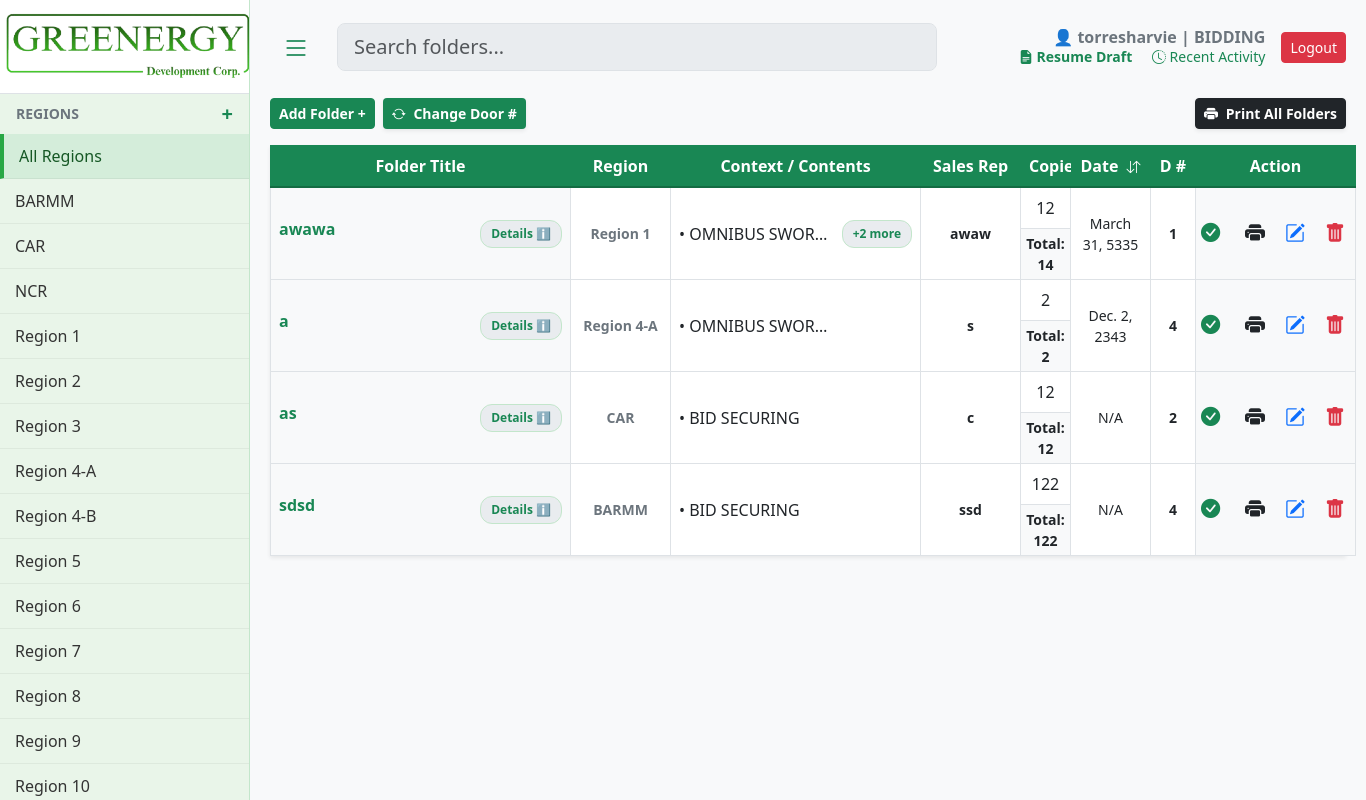
The page / (signed in) on the database as committed earlier.
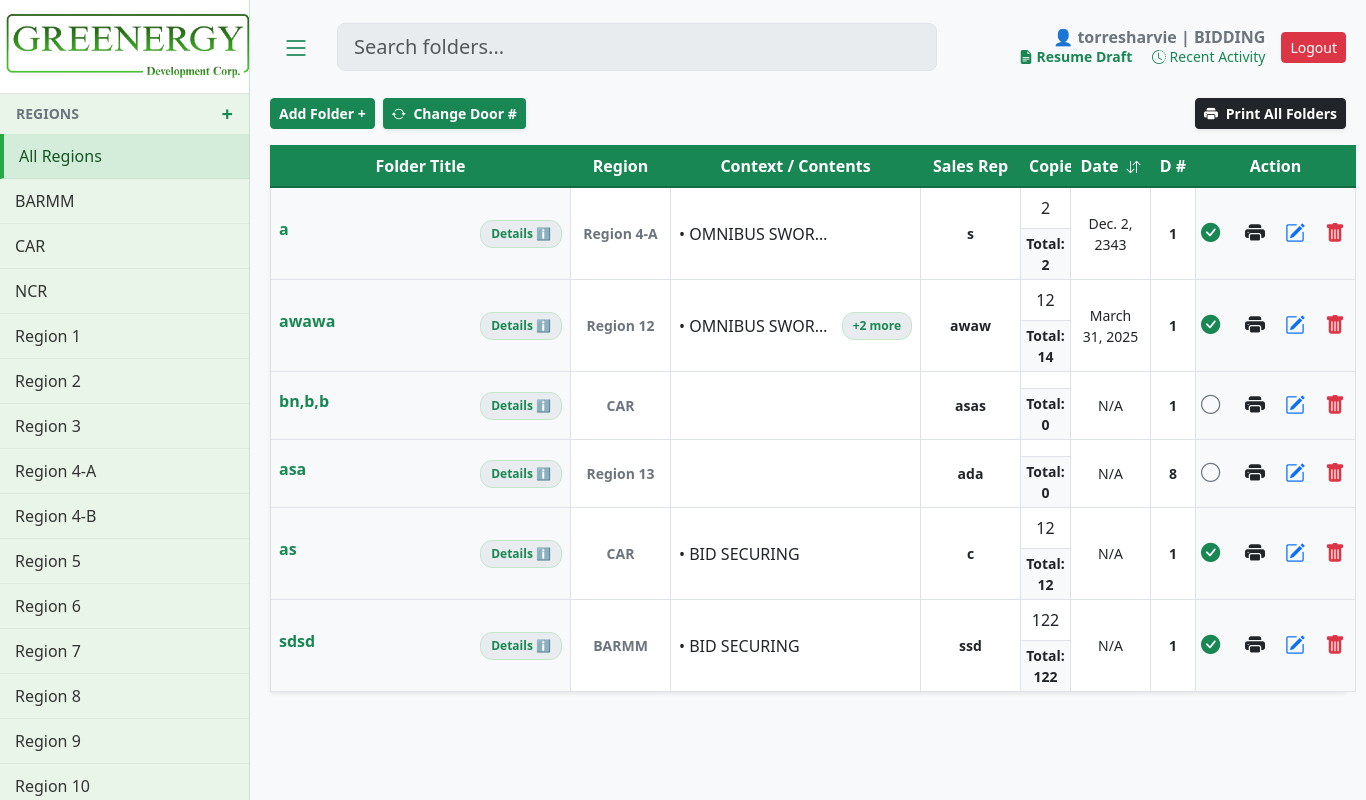
The same page on the database as committed later.
### core/models.py (models this page shows, shortened)
class Region(models.Model):
    name = models.CharField(max_length=255, unique=True)

class User(AbstractUser):
    department = models.TextField(blank=True, null=True)

class Envelope(models.Model):
    region = models.ForeignKey(Region, on_delete=models.CASCADE)
    title = models.TextField()
    created_at = models.DateTimeField(auto_now_add=True)
    is_printed = models.BooleanField(default=False)

class Document(models.Model):
    envelope = models.ForeignKey(Envelope, on_delete=models.CASCADE, related_name='documents')
    title = models.TextField(blank=True)
    content_context = models.TextField()
    num_pages = models.IntegerField(default=1)
    date_notarized = models.DateField(null=True, blank=True)
    file_upload = models.FileField(upload_to='docs/', blank=True, null=True)

class EnvelopeMeta(models.Model):
    envelope = models.ForeignKey(Envelope, on_delete=models.CASCADE, related_name='meta_details')
    project_entity = models.TextField(blank=True, null=True)
    procuring_entity = models.TextField(blank=True, null=True)
    sales_name = models.TextField(blank=True, null=True)
    door_number = models.TextField(blank=True, null=True)

### core/views.py (the view, shortened to what this page needs)
# urls.py: path('', views.dashboard, name='dashboard'),
@login_required
def dashboard(request):
    if not Region.objects.exists():
        ph_regions = ["NCR", "CAR", "Region I", "Region II", "Region III", "Region IV-A", "Region IV-B", "Region V", "Region VI", "Region VII", "Region VIII", "Region IX", "Region X", "Region XI", "Region XII", "Region XIII", "BARMM"]
        for r in ph_regions: Region.objects.create(name=r)
    if not DocumentType.objects.exists():
        DocumentType.objects.create(name="SECRETARY'S CERTIFICATE")
        DocumentType.objects.create(name="OMNIBUS SWORN STATEMENT")
    regions = sorted(Region.objects.all(), key=lambda r: [int(t) if t.isdigit() else t.lower() for t in re.split('(\d+)', r.name)])
    doc_types = DocumentType.objects.all().order_by('name')
    selected_region_id = request.GET.get('region')
    envelopes = Envelope.objects.prefetch_related('documents', 'meta_details').annotate(
        latest_doc_date=Max('documents__date_notarized')
    ).order_by(F('latest_doc_date').desc(nulls_last=True), '-id')
    if selected_region_id:
        envelopes = envelopes.filter(region_id=selected_region_id)
    query = request.GET.get('q')
    unique_doors = EnvelopeMeta.objects.values_list('door_number', flat=True).distinct().order_by('door_number')
    for env in envelopes:
        env.total_pages = sum(d.num_pages for d in env.documents.all())
    recent_activity = AuditLog.objects.select_related('user').order_by('-timestamp')[:20]
    return render(request, 'core/dashboard.html', {
        'regions': regions,
        'envelopes': envelopes,
        'doc_types': doc_types,
        'unique_doors': unique_doors, # Passed to template
        'selected_region_id': int(selected_region_id) if selected_region_id else None,
        'user': request.user,
        'recent_activity': recent_activity
    })

### core/templates/core/dashboard.html (shortened to what this page needs)
    {% load static %}
    <!DOCTYPE html>
    <html lang="en">
    <head>
        <link href="https://cdn.jsdelivr.net/npm/bootstrap@5.3.0/dist/css/bootstrap.min.css" rel="stylesheet">
        <link rel="stylesheet" href="https://cdn.jsdelivr.net/npm/bootstrap-icons@1.10.5/font/bootstrap-icons.css">
        <link rel="stylesheet" href="{% static 'core/css/dashboard.css' %}">
    </head>
    <body>
    <div id="wrapper">
        {% include 'core/sidebar.html' %}
        <div id="page-content-wrapper">
            <div class="d-flex justify-content-between align-items-center mb-4">
                <div class="d-flex align-items-center" style="gap: 15px; flex: 1;">
                    <button class="btn btn-outline-success border-0" id="menu-toggle"><i class="bi bi-list fs-3"></i></button>
                    <div class="search-container">
                        <input id="searchInput" class="form-control form-control-lg pe-5" type="text" placeholder="Search folders..." style="background-color: #e9ecef;" autocomplete="off">
                    </div>
                </div>
                <div class="d-flex align-items-center gap-3 ms-3">
                <div class="text-end" style="line-height: 1.2;">
        <span class="fw-bold text-secondary d-block">👤 {{ user.username }} | {{ user.department }}</span>
        <a id="draftIndicator" class="small text-success text-decoration-none fw-bold me-3" style="cursor: pointer;" onclick="openDraftModal()">
            <i class="bi bi-file-earmark-text-fill"></i> Resume Draft
        </a>
        <a href="#" class="small text-success text-decoration-none" data-bs-toggle="modal" data-bs-target="#activityModal">
            <i class="bi bi-clock-history"></i> Recent Activity
        </a>
    </div>
                    <form action="{% url 'logout' %}" method="post">{% csrf_token %}<button type="submit" class="btn btn-danger btn-sm">Logout</button></form>
                </div>
            </div>
            <div class="d-flex justify-content-between align-items-center mb-3">
                <div class="d-flex gap-2 align-items-center">
                    <button class="btn btn-success btn-sm fw-bold" onclick="openEmptyAddModal()">Add Folder +</button>
                    <button class="btn text-white btn-sm fw-bold shadow-sm" style="background-color: #198754;" onclick="openBulkEditModal()">
                        <i class="bi bi-arrow-repeat me-1"></i> Change Door #
                    </button>
                </div>
                <button class="btn btn-dark btn-sm fw-bold shadow-sm" data-bs-toggle="modal" data-bs-target="#printSelectionModal"><i class="bi bi-printer-fill me-1"></i> Print All Folders</button>
            </div>
            <div id="tableContainer" class="shadow-sm" style="background: white; overflow: visible;">
                <table class="table table-bordered custom-table mb-0" id="mainTable">
                    <thead>
                        <tr>
                            <th class="text-center" style="width: 300px;">Folder Title</th>
                            <th class="text-center" style="width: 100px;">Region</th>
                            <th class="text-center" style="width: 250px;">Context / Contents</th>
                            <th class="text-center" style="width: 100px;">Sales Rep</th>
                            <th class="text-center" style="width: 50px;">Copies</th>
                            <th class="text-center sortable" style="width: 80px;" onclick="sortTableByDate()">
                                Date <i id="dateSortIcon" class="bi bi-arrow-down-up small ms-1"></i>
                            </th>
                            <th class="text-center" style="width: 45px;">D #</th>
                            <th class="text-center" style="width: 160px;">Action</th>
                        </tr>
                    </thead>
                    <tbody id="tableBody">
                        {% for env in envelopes %}
                        <tr data-date="{% with env.documents.first as d %}{{ d.date_notarized|date:'Y-m-d'|default:'' }}{% endwith %}"
                            data-index="{{ forloop.counter0 }}">
                            <td class="align-middle bg-light">
                                <div class="d-flex align-items-start justify-content-between w-100 position-relative">
                                    <div class="fw-bold text-success me-2" style="flex: 1; word-break: break-word; white-space: normal; line-height: 1.2;">
                                        {{ env.title }}
                                    </div>
                                    {% if env.meta_details.exists %}
                                        <div class="position-relative more-badge-container flex-shrink-0 ms-1">
                                            <span class="more-badge" onclick="togglePopup('details-popup-{{ env.id }}', event)">Details ℹ️</span>
                                        </div>
                                    {% endif %}
                                </div>
                            </td>
                            <td class="align-middle text-center small fw-bold text-secondary">{{ env.region.name }}</td>
                            <td class="p-2 align-middle">
                                <div class="d-flex justify-content-between align-items-center w-100 position-relative">
                                    <span class="text-dark text-truncate me-2" style="max-width: 65%;">{% if env.documents.first %}• {{ env.documents.first.content_context }}{% endif %}</span>
                                    {% if env.documents.count > 1 %}
                                        <div class="position-relative more-badge-container">
                                            <div class="more-badge" onclick="togglePopup('content-popup-{{ env.id }}', event)">+{{ env.documents.count|add:"-1" }} more</div>
                                        </div>
                                    {% endif %}
                                </div>
                            </td>
                            <td class="align-middle text-center small fw-bold text-dark">{% with env.meta_details.first as m %}{{ m.sales_name|default:"-" }}{% endwith %}</td>
                            <td class="p-0 text-center align-middle">
                                <div class="py-2">{% if env.documents.first %}{{ env.documents.first.num_pages }}{% endif %}</div>
                                <div class="fw-bold bg-light small border-top py-1 w-100">Total: {{ env.total_pages }}</div>
                            </td>
                            <td class="align-middle text-center small">{% with env.documents.first as first_doc %}{{ first_doc.date_notarized|default:"N/A" }}{% endwith %}</td>
                            <td class="align-middle text-center small fw-bold text-dark">{% with env.meta_details.first as m %}{{ m.door_number|default:"-" }}{% endwith %}</td>
                            <td class="align-middle text-center bg-light">
                                <div class="action-cell">
                                    {% if env.is_printed %}
                                        <i class="bi bi-check-circle-fill text-success check-circle" id="check-{{ env.id }}" onclick="togglePrintedStatus({{ env.id }})" title="Mark as Unprinted"></i>
                                    {% else %}
                                        <i class="bi bi-circle text-secondary check-circle" id="check-{{ env.id }}" onclick="togglePrintedStatus({{ env.id }})" title="Mark as Printed"></i>
                                    {% endif %}
                                    <button class="btn-icon text-dark" onclick="prepareSinglePrint({{ env.id }})" title="Print Folder"><i class="bi bi-printer-fill fs-5"></i></button>
                                    <button class="btn-icon text-primary" data-bs-toggle="modal" data-bs-target="#editModal{{ env.id }}" title="Edit Folder"><i class="bi bi-pencil-square fs-5"></i></button>
                                    <button class="btn-icon text-danger" data-bs-toggle="modal" data-bs-target="#deleteModal{{ env.id }}" title="Delete Folder"><i class="bi bi-trash-fill fs-5"></i></button>
                                </div>
                            </td>
                        </tr>
                        {% empty %}<tr><td colspan="8" class="text-center empty-state-cell">No folders found.</td></tr>{% endfor %}
                    </tbody>
                </table>
            </div>
        </div>
    </div>
    </body>
    </html>

### core/templates/core/sidebar.html (shortened to what this page needs)
{% load static %}
<div id="sidebar-wrapper" class="d-flex flex-column">
    <a href="{% url 'dashboard' %}" class="text-decoration-none text-center border-bottom bg-white d-block" style="padding: 0;">
        <img src="{% static 'images/nergy.png' %}" alt="Greenergy" style="width: 100%; height: auto; display: block; margin-bottom: 10px; margin-top: 10px; margin-left: 5px;" >
    </a>
    <div class="d-flex justify-content-between align-items-center px-3 text-secondary" style="margin-top: 5px; margin-bottom: 5px;">
        <span class="small fw-bold">REGIONS</span>
        <a href="#" class="text-success text-decoration-none fw-bold fs-5" data-bs-toggle="modal" data-bs-target="#addRegionModal" title="Add Region">+</a>
    </div>
    <div class="list-group list-group-flush mb-auto">
        <div class="sidebar-item-container {% if not selected_region_id %}active{% endif %}">
            <a href="{% url 'dashboard' %}" class="sidebar-link">All Regions</a>
        </div>
        {% for region in regions %}
        <div class="sidebar-item-container {% if selected_region_id == region.id %}active{% endif %}">
            <a href="?region={{ region.id }}" class="sidebar-link" title="{{ region.name }}">{{ region.name }}</a>
        </div>
        {% endfor %}
    </div>
</div>

### core/static/core/css/dashboard.css (style rules this page uses)
body { background-color: #f8f9fa; font-family: 'Segoe UI', Tahoma, Geneva, Verdana, sans-serif; }
#wrapper { display: flex; width: 100%; align-items: stretch; transition: all 0.3s; }
#sidebar-wrapper { min-width: 250px; max-width: 250px; background-color: #e9f5e9; border-right: 1px solid #c3e6cb; min-height: 100vh; position: fixed; height: 100%; z-index: 1000; overflow-y: auto; }
#page-content-wrapper { width: calc(100% - 250px); margin-left: 250px; padding: 20px; transition: all 0.3s; }
.sidebar-item-container { padding: 10px 15px; color: #333; display: flex; justify-content: space-between; align-items: center; border-bottom: 1px solid rgba(0,0,0,0.05); }
.sidebar-item-container:hover, .sidebar-item-container.active { background-color: #d4edda; border-left: 4px solid #28a745; color: #155724; }
.sidebar-link { text-decoration: none; color: inherit; font-weight: 500; flex-grow: 1; white-space: nowrap; overflow: hidden; text-overflow: ellipsis; }
.custom-table { table-layout: fixed; width: 100%; border-collapse: collapse; }
.custom-table thead { background-color: #198754 !important; border-color: #198754 !important; }
.custom-table thead th { background-color: #198754 !important; color: #ffffff !important; border-bottom: 2px solid #146c43 !important; vertical-align: middle; }
.custom-table td { vertical-align: middle; }
th.sortable { cursor: pointer !important; user-select: none; position: relative; transition: background-color 0.2s; }
.action-cell { display: flex; align-items: center; justify-content: center; gap: 10px; }
.check-circle { cursor: pointer; transition: transform 0.2s; font-size: 1.2rem; }
.more-badge { background-color: #e9ecef; color: #198754; font-size: 0.75rem; padding: 4px 10px; border-radius: 12px; cursor: pointer; font-weight: bold; border: 1px solid #c3e6cb; white-space: nowrap; display: inline-block; transition: 0.2s; }
.btn-icon { border: none; background: transparent; padding: 5px; transition: transform 0.2s; }
.search-container { position: relative; width: 100%; max-width: 600px; }

Rows that differ between the two databases and show on the page:
changed through a linked row, Envelope "Region 4-A": meta_details.first.door_number "4" → "1"; moves up the list
changed Envelope "awawa": region.name "Region 1" → "Region 12"; documents.first.date_notarized "March 31, 5335" → "March 31, 2025"
added Envelope: title "bn,b,b", region.name "CAR", meta_details.first.sales_name "asas", total_pages "0", documents.first.date_notarized "N/A", meta_details.first.door_number "1"
added Envelope: title "asa", region.name "Region 13", meta_details.first.sales_name "ada", total_pages "0", documents.first.date_notarized "N/A", meta_details.first.door_number "8"
changed through a linked row, Envelope "as": meta_details.first.door_number "2" → "1"
changed through a linked row, Envelope "sdsd": meta_details.first.door_number "4" → "1"
